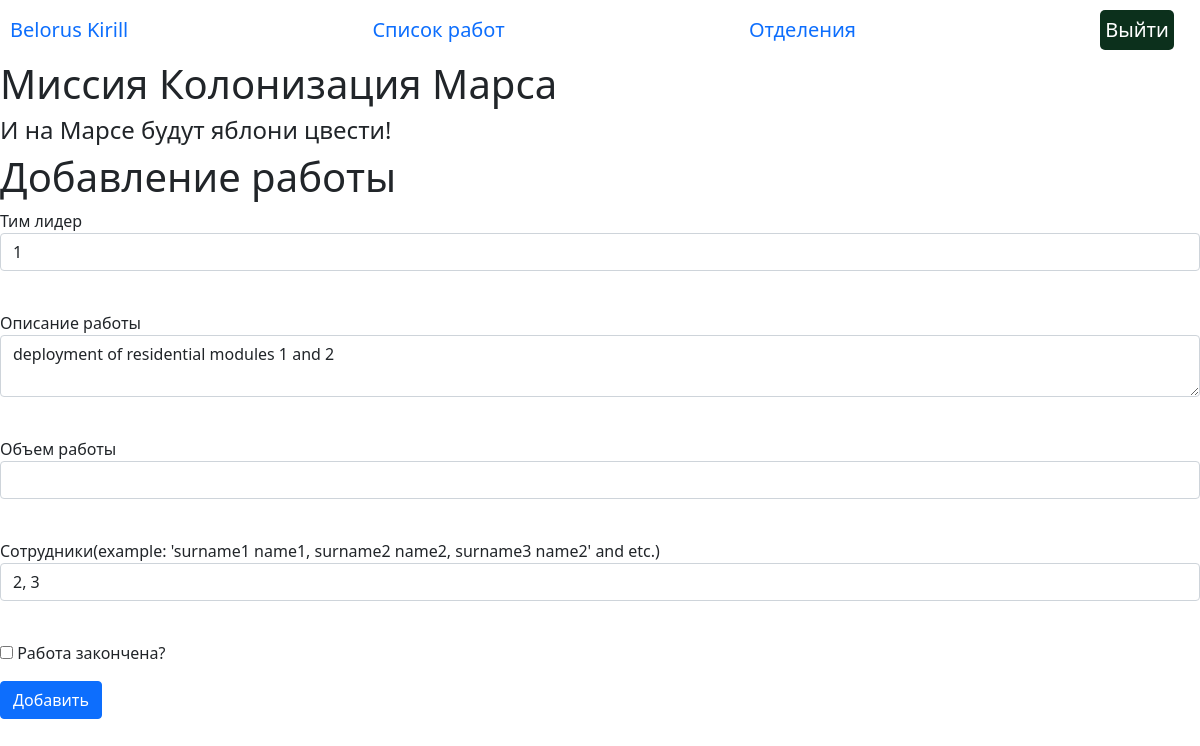
/jobs/2 (signed in), run on the app's committed database.
### data/__all_models.py (models this page shows, shortened)
class User(SqlAlchemyBase, UserMixin):
    __tablename__ = 'users'
    id = sqlalchemy.Column(sqlalchemy.Integer,
                           primary_key=True, autoincrement=True)
    name = sqlalchemy.Column(sqlalchemy.String, nullable=True)
    surname = sqlalchemy.Column(sqlalchemy.String, nullable=True)
    age = sqlalchemy.Column(sqlalchemy.String, nullable=True)
    position = sqlalchemy.Column(sqlalchemy.String, nullable=True)
    speciality = sqlalchemy.Column(sqlalchemy.String, nullable=True)
    address = sqlalchemy.Column(sqlalchemy.String, nullable=True)
    email = sqlalchemy.Column(sqlalchemy.String, unique=True,
                              index=True, nullable=True)
    hashed_password = sqlalchemy.Column(sqlalchemy.String, nullable=True)
    modified_date = sqlalchemy.Column(sqlalchemy.DateTime,
                                      default=datetime.datetime.now)
    news = orm.relationship("News", back_populates='user')
    jobs = orm.relationship("Jobs", back_populates='user')
    department = orm.relationship("Department", back_populates='user')

class Jobs(SqlAlchemyBase):
    __tablename__ = 'jobs'
    id = sqlalchemy.Column(sqlalchemy.Integer,
                           primary_key=True, autoincrement=True)
    team_leader = sqlalchemy.Column(sqlalchemy.Integer, sqlalchemy.ForeignKey('users.id'))
    job = sqlalchemy.Column(sqlalchemy.String, nullable=True)
    work_size = sqlalchemy.Column(sqlalchemy.Integer)
    collaborators = sqlalchemy.Column(sqlalchemy.String, nullable=True)
    start_date = sqlalchemy.Column(sqlalchemy.DateTime)
    end_date = sqlalchemy.Column(sqlalchemy.DateTime)
    is_finished = sqlalchemy.Column(sqlalchemy.Boolean)
    user = orm.relationship('User', back_populates='jobs')

### main.py (the view, shortened to what this page needs)
@app.route('/jobs/<int:job_id>', methods=['GET', 'POST'])
@login_required
def edit_jobs(job_id):
    form = JobsForm()
    if request.method == "GET":
        db_sess = create_session()
        job = db_sess.query(Jobs).filter(Jobs.id == job_id,
                                         Jobs.user == current_user
                                         ).first()
        if job:
            form.team_leader.data = job.team_leader
            form.job.data = job.job
            form.collaborators.data = job.collaborators
            form.is_finished.data = job.is_finished
        else:
            abort(404)
    return render_template('jobs.html',
                           title='Редактирование работы',
                           form=form
                           )

### forms/jobs.py
class JobsForm(FlaskForm):
    team_leader = StringField('Тим лидер', validators=[DataRequired()])
    job = TextAreaField("Описание работы")
    work_size = IntegerField("Объем работы")
    collaborators = StringField("Сотрудники(example: 'surname1 name1, surname2 name2, surname3 name2' and etc.)")
    is_finished = BooleanField("Работа закончена?")
    submit = SubmitField('Добавить')

### data/db_session.py (called while the page is built)
def create_session() -> Session:
    global __factory
    return __factory()

### main.py (called while the page is built)
@login_manager.user_loader
def load_user(user_id):
    db_sess = create_session()
    user = db_sess.query(User).get(user_id)
    return user

### templates/jobs.html (shortened to what this page needs)
{% extends "base.html" %}
{% block profession %}
<h1>Добавление работы</h1>
<form action="" method="post">
    <p>
        {{ form.team_leader.label }}<br>
        {{ form.team_leader(class="form-control") }}<br>
    </p>
    <p>
        {{ form.job.label }}<br>
        {{ form.job(class="form-control") }}<br>
    </p>
    <p>
        {{ form.work_size.label }}<br>
        {{ form.work_size(class="form-control") }}<br>
    </p>
    <p>
        {{ form.collaborators.label }}<br>
        {{ form.collaborators(class="form-control") }}<br>
    </p>
    <p>{{ form.is_finished() }} {{ form.is_finished.label }}</p>
    <p>{{ form.submit(type="submit", class="btn btn-primary") }}</p>
</form>
{% endblock %}

### templates/base.html (shortened to what this page needs)
<!DOCTYPE html>
<html lang="en">
<head>
    <link rel="stylesheet" href={{url_for('static', filename="css/style.css" )}}>
    <link rel="stylesheet"
          href="https://cdn.jsdelivr.net/npm/bootstrap@5.0.0-beta1/dist/css/bootstrap.min.css"
>
</head>
<body>
<nav class="manage-panel">
    {% if current_user.is_authenticated %}
        <a class="navbar-brand" href="/">{{current_user.surname}} {{ current_user.name }}</a>
        <a class="navbar-brand" href="/job_list">Список работ</a>
        <a class="navbar-brand" href="/departments">Отделения</a>
        <a class="quit-button navbar-brand" href="/logout">Выйти</a>
    {% else %}
    <p>
        <a class="btn btn-primary " href="/register">Зарегистрироваться</a>
        <a class="btn btn-success" href="/login">Войти</a>
    </p>
    {% endif %}
</nav>
<h1>Миссия Колонизация Марса</h1>
<h4>И на Марсе будут яблони цвести!</h4>
<div class="content">
    {% block profession %}{% endblock %}
</div>
</body>
</html>

### static/css/style.css (style rules this page uses)
.manage-panel { margin: 10px; display: flex; justify-content: space-between; }
.quit-button { background-color: #0c301c; border-radius: 5px; padding: 0 5px; color: white; }
.form-control { width: 300px; }

### data on the page
User: surname "Belorus", name "Kirill"
Jobs: team_leader "1", job "deployment of residential modules 1 and 2", collaborators "2, 3"
